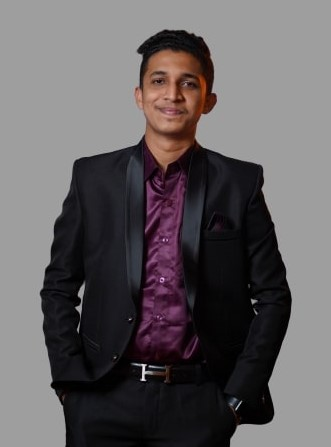
#> input picture photo.jpg, 331 x 447 px, found by its file name
$ jupyter execute Convert_Image_into_Pencil_Sketch.ipynb
#> lines starting #> are read from the running program, lines starting #| are printed output that depends on the picture
# **Importing Required Libraries**

[cell 1]
import cv2
from PIL import Image
from IPython.display import display

[cell 2]
original_img = cv2.imread('/content/photo.jpg')
#> original_img is the input picture: shape (447, 331, 3); mean B, G, R 95.7, 93.8, 98.5

[cell 3]
original_img = cv2.cvtColor(original_img, cv2.COLOR_BGR2RGB)

[cell 4]
display(Image.fromarray(original_img))

# **Converting the Original Image into Grayscale**

[cell 5]
gray_image = cv2.cvtColor(original_img, cv2.COLOR_BGR2GRAY)
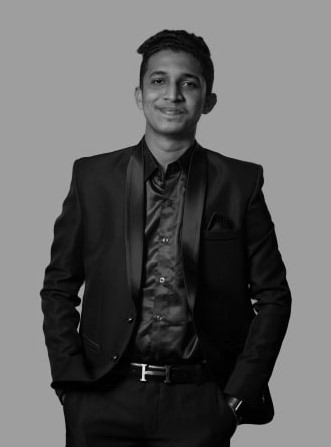
#> gray_image: shape (447, 331); min 0, max 249, mean 95
display(Image.fromarray(gray_image))

# **Inverting the Grayscale image**

[cell 6]
inv_gray_image = 255 - gray_image
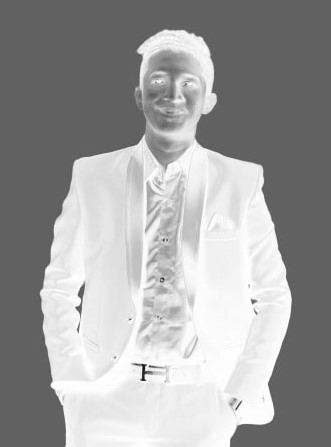
#> inv_gray_image: shape (447, 331); min 6, max 255, mean 160
display(Image.fromarray(inv_gray_image))

[cell 7]
blur_image = cv2.GaussianBlur(inv_gray_image, (35, 35), 0)
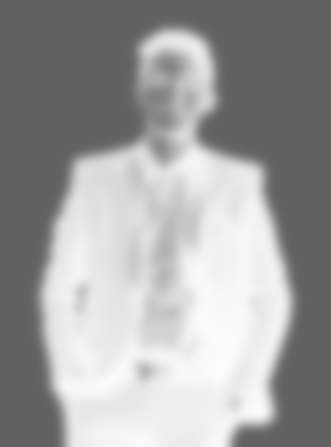
#> blur_image: shape (447, 331); min 97, max 252, mean 160

[cell 8]
display(Image.fromarray(blur_image))

# **Inverting the Blurred Image**

[cell 9]
inverted_blur_image = 255 - blur_image
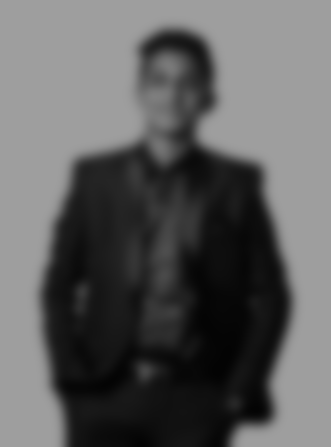
#> inverted_blur_image: shape (447, 331); min 3, max 158, mean 95

# **Creating the Pencil Sketch image**

[cell 10]
pencil_sketch = cv2.divide(gray_image, inverted_blur_image, scale=256.0)
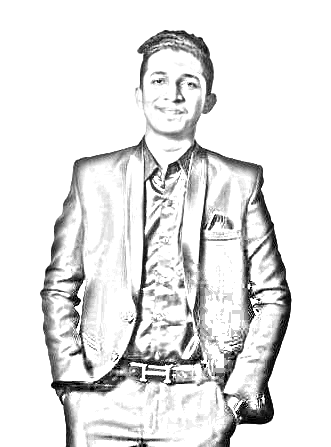
#> pencil_sketch: shape (447, 331); min 0, max 255, mean 228.1
